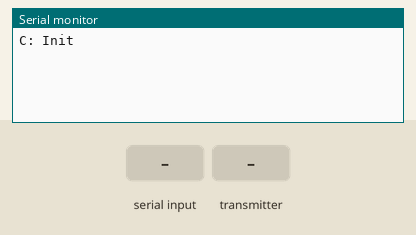
Recording of a sketch running on a simulated Arduino Uno, built with avr-gcc and run on an emulated ATmega328P. Shown: the last lines printed to the serial monitor. The inputs (shaded band) are chosen by the test bench. No radio packets arrive unless stated.

Above: at 1.2 s.
1.3 s: "90,45\n" received over Serial
At 2.4 s:
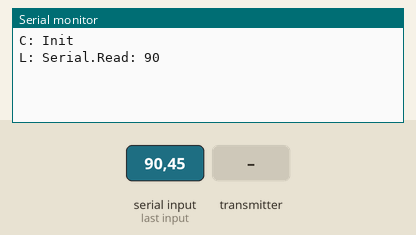
4.3 s: the transmitter starts sending data_received = 0
At 5.7 s:
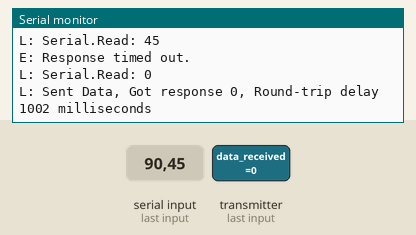

The sketch:

sender.ino
```cpp
/*
 * Sender
 */

#include <SPI.h>
#include "RF24.h"

/****************** User Config ***************************/
/***      Set this radio as radio number 0 or 1         ***/
bool radioNumber = 0;
bool sendingData = false;

/* Hardware configuration: Set up nRF24L01 radio on SPI bus plus pins 7 & 8 */
RF24 radio(9, 10);
/**********************************************************/

byte addresses[][6] = { "1Node", "2Node" };

void setup() {
    Serial.begin(115200);
    Serial.println(F("C: Init"));
    radio.begin();

    // Set the PA Level low to prevent power supply related issues since this is a
    // getting_started sketch, and the likelihood of close proximity of the devices. RF24_PA_MAX is default.
    radio.setPALevel(RF24_PA_LOW);

    // Open a writing and reading pipe on each radio, with opposite addresses
    radio.openWritingPipe(addresses[0]);
    radio.openReadingPipe(1, addresses[1]);

    // Start the radio listening for data
    radio.startListening();
}

void loop() {
    unsigned long start_time = millis(); // Set up a timeout period, get the current microseconds

    checkSerial();

    unsigned long started_waiting_at = millis(); // Set up a timeout period, get the current microseconds
    boolean timeout = false; // Set up a variable to indicate if a response was received or not

    while (!radio.available()) { // While nothing is received
        if (millis() - started_waiting_at > 1010) { // If waited longer than 500ms, indicate timeout and exit while loop
            timeout = true;
            break;
        }
    }

    if (!sendingData) {}
    else if (timeout && sendingData) { // Describe the results
        Serial.println(F("E: Response timed out."));
        sendingData = false;
    }
    else {
        unsigned long data_received; // Grab the response, compare, and send to debugging spew
        radio.read( & data_received, sizeof(unsigned long));
        unsigned long end_time = millis();

        // Spew it
        Serial.print(F("L: Sent Data"));
        Serial.print(F(", Got response "));
        Serial.print(data_received);
        Serial.print(F(", Round-trip delay "));
        Serial.print(end_time - start_time);
        Serial.println(F(" milliseconds"));
        sendingData = false;
    }
}

void sendData(unsigned long data) {
    radio.stopListening(); // First, stop listening so we can talk.
    sendingData = true;
    if (!radio.write( & data, sizeof(int))) { // Take the time, and send it.  This will block until complete
        Serial.println(F("E: Failed to write"));
    }
    radio.startListening(); // Now, continue listening
}

void checkSerial() {
    if (Serial.available()) {
        int d = Serial.parseInt();
        Serial.print(F("L: Serial.Read: "));
        Serial.println(d);
        sendData(d);
    }
}
```

Measured:
- after the input at 1.3 s, the serial monitor: prints a new line after 0.73 s (image 1)
- after the input at 4.3 s, the serial monitor: prints a new line after 0.75 s (image 2)
